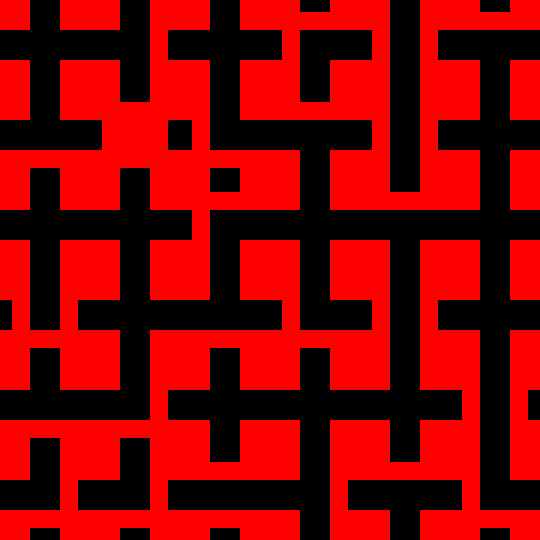
Frame 1 (no input)
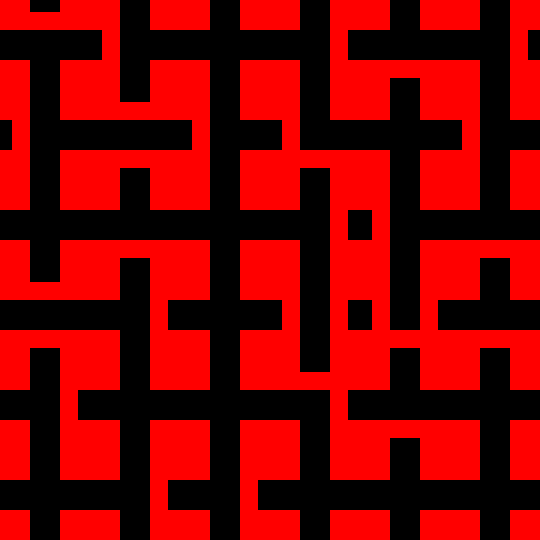
Frame 2 (the mouse pressed at the canvas centre, redrawn once)

The Processing sketch that drew these frames (run headless with seeded random() and noise(); the mouse was pressed at the canvas centre and the sketch redrawn once):

// Processing sketch: dungeon
// ── dungeon.pde
/*
 *  The following program draws a dungeon which when clicked upon,
 *  changes its path in a random order.
 *  
 */

boolean passageUp = true;
boolean passageLeft = true;
boolean passageRight = true;
boolean passageDown = true;

void setup() {
  size(540, 540);
  noStroke();
  background(0);
  noLoop();  //stops function from looping
}

void draw() {
  for (int i=0; i<6; i++) {   //for every column (6 columns)
    for (int j=0; j<6; j++) { //for every row in column (6 rows)
      drawTile(i*90, j*90, 90, random(1), random(1), random(1), random(1));
    }
  }
}

void drawTile(float x, float y, float size, float r1, float r2, float r3, float r4) {
//passage / floor  
  fill(0);               //passage color
  rect(x, y, size, size); //passage

//blocks / walls  
  fill(255, 0, 0);        //block color
  rect(x, y, size/3, size/3);             //top left block
  rect(x+(size/3)*2, y, size/3, size/3);  //top right block
  rect(x, y+(size/3)*2, size/3, size/3);  //bottom left block
  rect(x+(size/3)*2, y+(size/3)*2, size/3, size/3); //bottom right block

// block booleans  
  if (passageUp == false) {  
    rect(x+(size/3), y+(size/7.5), size/3, size/5); //draw top block
  }
  if (passageLeft == false) {
    rect(x+(size/7.5), y+(size/3), size/5, size/3); //draw left block
  }
  if (passageRight == false) {
    rect(x+(size/3)*2, y+size/3, size/5, size/3);   //draw right block
  }
  if (passageDown == false) {
    rect(x+(size/3), y+(size/3)*2, size/3, size/5); //draw bottom block
  }
  if ((passageUp == false) && (passageLeft == false) && (passageRight == false) && (passageDown == false)) {
    rect(x+(size/3), y+(size/3), size/3, size/3);
  }

// chances of blocks appearing and boolean translation 
  if (r1 > 0.25) {         //top block 75% chance of appearing
    passageUp = true;
  } else {                 //otherwise 25% chance of not appearing
    passageUp = false;
  }
  if (r2 > 0.25) {        //left block 75% chance of appearing
    passageLeft = true;
  } else {
    passageLeft = false;
  }
  if (r3 > 0.25) {       //right block 75% chance of appearing
    passageRight = true;
  } else {
    passageRight = false;
  }
  if (r4 > 0.25) {       //bottom block 75% chance of appearing
    passageDown = true;
  } else {
    passageDown = false;
  }
}

void mousePressed() {    //if mouse is pressed
  redraw();              //performs the draw() function again
}
